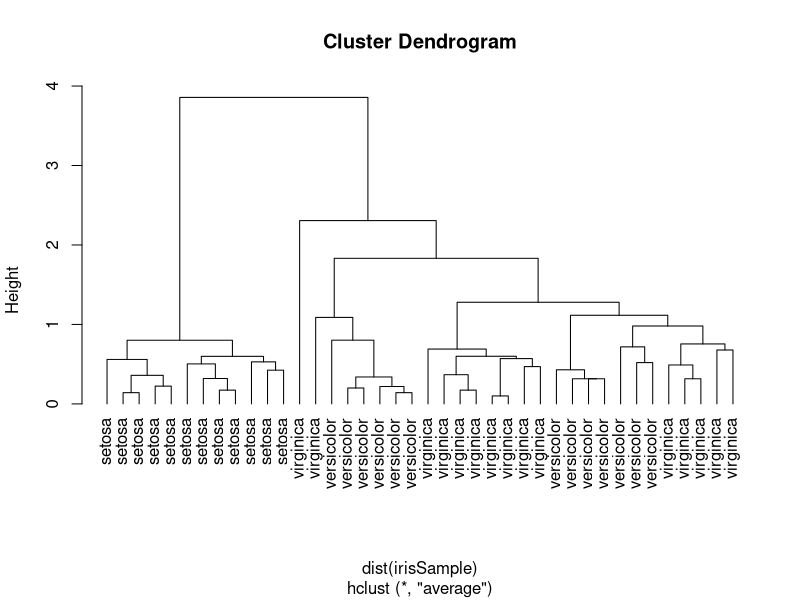

This chart was generated by the following R code:
#这里主要基于iris数据，使用hclust()函数来说明层级聚类。

#随机选取40个样本记录，并删除变量Species
idx<-sample(1:dim(iris)[1],40)

irisSample<-iris[idx,]

irisSample$Species<-NULL

#层级聚类
hc<-hclust(dist(irisSample),method="ave")

plot(hc,hang=-1,labels=iris$Species[idx])

#与前面的k-均值聚类类似，在该图中，聚簇"setosa"能够很容易的从其他两个聚簇中分离。
#聚簇"versicolor"和"virginica"有小程度的覆盖。